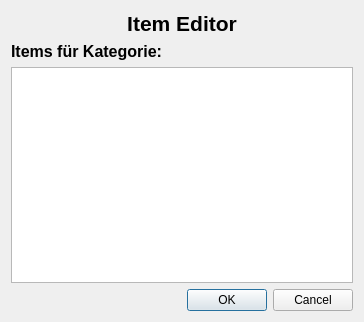
<?xml version="1.0" encoding="UTF-8"?>
<ui version="4.0">
 <class>Dialog</class>
 <widget class="QDialog" name="Dialog">
  <property name="geometry">
   <rect>
    <x>0</x>
    <y>0</y>
    <width>364</width>
    <height>322</height>
   </rect>
  </property>
  <property name="windowTitle">
   <string>Dialog</string>
  </property>
  <layout class="QGridLayout" name="gridLayout">
   <item row="2" column="0" colspan="2">
    <widget class="QListWidget" name="list">
     <property name="contextMenuPolicy">
      <enum>Qt::CustomContextMenu</enum>
     </property>
     <property name="autoFillBackground">
      <bool>true</bool>
     </property>
     <property name="styleSheet">
      <string notr="true"/>
     </property>
     <property name="dragDropMode">
      <enum>QAbstractItemView::InternalMove</enum>
     </property>
    </widget>
   </item>
   <item row="0" column="0" colspan="2">
    <widget class="QLabel" name="header">
     <property name="font">
      <font>
       <pointsize>16</pointsize>
       <weight>75</weight>
       <bold>true</bold>
      </font>
     </property>
     <property name="text">
      <string>Item Editor</string>
     </property>
     <property name="alignment">
      <set>Qt::AlignCenter</set>
     </property>
    </widget>
   </item>
   <item row="1" column="0" colspan="2">
    <widget class="QLabel" name="label">
     <property name="font">
      <font>
       <pointsize>12</pointsize>
       <weight>75</weight>
       <bold>true</bold>
      </font>
     </property>
     <property name="text">
      <string>Items für Kategorie: </string>
     </property>
     <property name="alignment">
      <set>Qt::AlignLeading|Qt::AlignLeft|Qt::AlignVCenter</set>
     </property>
    </widget>
   </item>
   <item row="5" column="0" colspan="2">
    <widget class="QDialogButtonBox" name="buttonBox">
     <property name="orientation">
      <enum>Qt::Horizontal</enum>
     </property>
     <property name="standardButtons">
      <set>QDialogButtonBox::Cancel|QDialogButtonBox::Ok</set>
     </property>
    </widget>
   </item>
  </layout>
 </widget>
 <resources/>
 <connections>
  <connection>
   <sender>buttonBox</sender>
   <signal>accepted()</signal>
   <receiver>Dialog</receiver>
   <slot>accept()</slot>
   <hints>
    <hint type="sourcelabel">
     <x>248</x>
     <y>254</y>
    </hint>
    <hint type="destinationlabel">
     <x>157</x>
     <y>274</y>
    </hint>
   </hints>
  </connection>
  <connection>
   <sender>buttonBox</sender>
   <signal>rejected()</signal>
   <receiver>Dialog</receiver>
   <slot>reject()</slot>
   <hints>
    <hint type="sourcelabel">
     <x>316</x>
     <y>260</y>
    </hint>
    <hint type="destinationlabel">
     <x>286</x>
     <y>274</y>
    </hint>
   </hints>
  </connection>
 </connections>
</ui>
